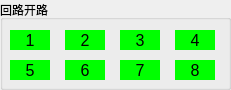
  <widget class="QGroupBox" name="groupBox_loopopen">
   <property name="geometry">
    <rect>
     <x>1110</x>
     <y>400</y>
     <width>231</width>
     <height>90</height>
    </rect>
   </property>
   <property name="title">
    <string>回路开路</string>
   </property>
   <widget class="QLabel" name="m_loopo8">
    <property name="geometry">
     <rect>
      <x>175</x>
      <y>60</y>
      <width>40</width>
      <height>20</height>
     </rect>
    </property>
    <property name="font">
     <font>
      <pointsize>12</pointsize>
     </font>
    </property>
    <property name="layoutDirection">
     <enum>Qt::LeftToRight</enum>
    </property>
    <property name="styleSheet">
     <string notr="true">background-color: rgb(0,255,0);</string>
    </property>
    <property name="text">
     <string>8</string>
    </property>
    <property name="alignment">
     <set>Qt::AlignCenter</set>
    </property>
   </widget>
   <widget class="QLabel" name="m_loopo6">
    <property name="geometry">
     <rect>
      <x>65</x>
      <y>60</y>
      <width>40</width>
      <height>20</height>
     </rect>
    </property>
    <property name="font">
     <font>
      <pointsize>12</pointsize>
     </font>
    </property>
    <property name="layoutDirection">
     <enum>Qt::LeftToRight</enum>
    </property>
    <property name="styleSheet">
     <string notr="true">background-color: rgb(0,255,0);</string>
    </property>
    <property name="text">
     <string>6</string>
    </property>
    <property name="alignment">
     <set>Qt::AlignCenter</set>
    </property>
   </widget>
   <widget class="QLabel" name="m_loopo4">
    <property name="geometry">
     <rect>
      <x>175</x>
      <y>30</y>
      <width>40</width>
      <height>20</height>
     </rect>
    </property>
    <property name="font">
     <font>
      <pointsize>12</pointsize>
     </font>
    </property>
    <property name="layoutDirection">
     <enum>Qt::LeftToRight</enum>
    </property>
    <property name="styleSheet">
     <string notr="true">background-color: rgb(0,255,0);</string>
    </property>
    <property name="text">
     <string>4</string>
    </property>
    <property name="alignment">
     <set>Qt::AlignCenter</set>
    </property>
   </widget>
   <widget class="QLabel" name="m_loopo1">
    <property name="geometry">
     <rect>
      <x>10</x>
      <y>30</y>
      <width>40</width>
      <height>20</height>
     </rect>
    </property>
    <property name="font">
     <font>
      <pointsize>12</pointsize>
     </font>
    </property>
    <property name="layoutDirection">
     <enum>Qt::LeftToRight</enum>
    </property>
    <property name="styleSheet">
     <string notr="true">background-color: rgb(0,255,0);</string>
    </property>
    <property name="text">
     <string>1</string>
    </property>
    <property name="alignment">
     <set>Qt::AlignCenter</set>
    </property>
   </widget>
   <widget class="QLabel" name="m_loopo5">
    <property name="geometry">
     <rect>
      <x>10</x>
      <y>60</y>
      <width>40</width>
      <height>20</height>
     </rect>
    </property>
    <property name="font">
     <font>
      <pointsize>12</pointsize>
     </font>
    </property>
    <property name="layoutDirection">
     <enum>Qt::LeftToRight</enum>
    </property>
    <property name="styleSheet">
     <string notr="true">background-color: rgb(0,255,0);</string>
    </property>
    <property name="text">
     <string>5</string>
    </property>
    <property name="alignment">
     <set>Qt::AlignCenter</set>
    </property>
   </widget>
   <widget class="QLabel" name="m_loopo3">
    <property name="geometry">
     <rect>
      <x>120</x>
      <y>30</y>
      <width>40</width>
      <height>20</height>
     </rect>
    </property>
    <property name="font">
     <font>
      <pointsize>12</pointsize>
     </font>
    </property>
    <property name="layoutDirection">
     <enum>Qt::LeftToRight</enum>
    </property>
    <property name="styleSheet">
     <string notr="true">background-color: rgb(0,255,0);</string>
    </property>
    <property name="text">
     <string>3</string>
    </property>
    <property name="alignment">
     <set>Qt::AlignCenter</set>
    </property>
   </widget>
   <widget class="QLabel" name="m_loopo2">
    <property name="geometry">
     <rect>
      <x>65</x>
      <y>30</y>
      <width>40</width>
      <height>20</height>
     </rect>
    </property>
    <property name="font">
     <font>
      <pointsize>12</pointsize>
     </font>
    </property>
    <property name="layoutDirection">
     <enum>Qt::LeftToRight</enum>
    </property>
    <property name="styleSheet">
     <string notr="true">background-color: rgb(0,255,0);</string>
    </property>
    <property name="text">
     <string>2</string>
    </property>
    <property name="alignment">
     <set>Qt::AlignCenter</set>
    </property>
   </widget>
   <widget class="QLabel" name="m_loopo7">
    <property name="geometry">
     <rect>
      <x>120</x>
      <y>60</y>
      <width>40</width>
      <height>20</height>
     </rect>
    </property>
    <property name="font">
     <font>
      <pointsize>12</pointsize>
     </font>
    </property>
    <property name="layoutDirection">
     <enum>Qt::LeftToRight</enum>
    </property>
    <property name="styleSheet">
     <string notr="true">background-color: rgb(0,255,0);</string>
    </property>
    <property name="text">
     <string>7</string>
    </property>
    <property name="alignment">
     <set>Qt::AlignCenter</set>
    </property>
   </widget>
  </widget>
